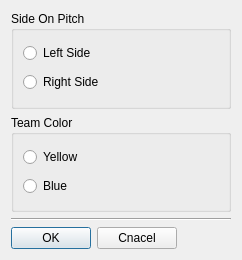
<?xml version="1.0" encoding="UTF-8"?>
<ui version="4.0">
 <class>TeamCfgDlg</class>
 <widget class="QDialog" name="TeamCfgDlg">
  <property name="geometry">
   <rect>
    <x>0</x>
    <y>0</y>
    <width>242</width>
    <height>260</height>
   </rect>
  </property>
  <property name="windowTitle">
   <string>Dialog</string>
  </property>
  <layout class="QVBoxLayout" name="verticalLayout_3">
   <item>
    <widget class="QGroupBox" name="groupBox">
     <property name="title">
      <string>Side On Pitch</string>
     </property>
     <layout class="QVBoxLayout" name="verticalLayout">
      <item>
       <widget class="QRadioButton" name="leftBtn">
        <property name="text">
         <string>Left Side</string>
        </property>
       </widget>
      </item>
      <item>
       <widget class="QRadioButton" name="rightBtn">
        <property name="text">
         <string>Right Side</string>
        </property>
       </widget>
      </item>
     </layout>
    </widget>
   </item>
   <item>
    <widget class="QGroupBox" name="groupBox_2">
     <property name="title">
      <string>Team Color</string>
     </property>
     <layout class="QVBoxLayout" name="verticalLayout_2">
      <item>
       <widget class="QRadioButton" name="yellowBtn">
        <property name="text">
         <string>Yellow</string>
        </property>
       </widget>
      </item>
      <item>
       <widget class="QRadioButton" name="blueBtn">
        <property name="text">
         <string>Blue</string>
        </property>
       </widget>
      </item>
     </layout>
    </widget>
   </item>
   <item>
    <widget class="Line" name="line">
     <property name="orientation">
      <enum>Qt::Horizontal</enum>
     </property>
    </widget>
   </item>
   <item>
    <layout class="QHBoxLayout" name="horizontalLayout">
     <item>
      <widget class="QPushButton" name="okBtn">
       <property name="text">
        <string>OK</string>
       </property>
      </widget>
     </item>
     <item>
      <widget class="QPushButton" name="cancelBtn">
       <property name="text">
        <string>Cnacel</string>
       </property>
      </widget>
     </item>
     <item>
      <spacer name="horizontalSpacer">
       <property name="orientation">
        <enum>Qt::Horizontal</enum>
       </property>
       <property name="sizeHint" stdset="0">
        <size>
         <width>40</width>
         <height>20</height>
        </size>
       </property>
      </spacer>
     </item>
    </layout>
   </item>
  </layout>
 </widget>
 <resources/>
 <connections/>
</ui>
